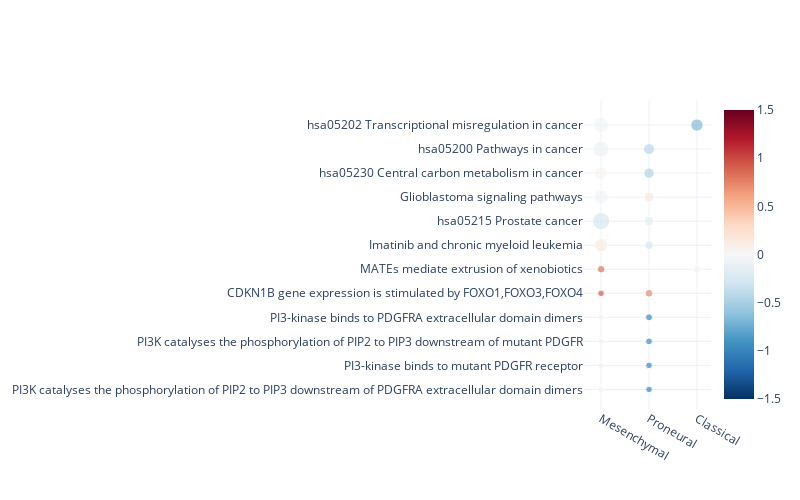

This figure's notebook cell:
### Code cell
M_P_C = RES_G.groupby(['ID'])['SOURCE'].count()[RES_G.groupby(['ID'])['SOURCE'].count() == 3]
two = RES_G.groupby(['ID'])['SOURCE'].count()[RES_G.groupby(['ID'])['SOURCE'].count() == 2]
one = RES_G.groupby(['ID'])['SOURCE'].count()[RES_G.groupby(['ID'])['SOURCE'].count() == 1]
fig = enrich_scatter_two(
    RES[RES.ID.isin(list(list(M_P_C.index)+list(two.index)))],
    [1,2,0],
    height=500,exclude = ['Global']
)
fig.show()
#12

### Figure 1 — Plotly figure (JSON) as saved in the notebook; plotly's stock layout.template omitted (floating-point values rounded to 4 significant figures)
{"data": [{"marker": {"cmax": 1.5, "cmin": -1.5, "color": [0.05003, 0.05003, 0.05003, 0.05003, -0.9496, -0.9496, 0.8952, -0.9496, -0.9496, 0.8113, 0.7208, 0.0389, -0.2558, -0.1554, 0.1384, -0.4447, -0.4149, -0.6452, 0.0308, 0.1034, -0.04841, -0.05046, -0.07432, -0.2466], "colorscale": [[0, "rgb(5,48,97)"], [0.1, "rgb(33,102,172)"], [0.2, "rgb(67,147,195)"], [0.3, "rgb(146,197,222)"], [0.4, "rgb(209,229,240)"], [0.5, "rgb(247,247,247)"], [0.6, "rgb(253,219,199)"], [0.7, "rgb(244,165,130)"], [0.8, "rgb(214,96,77)"], [0.9, "rgb(178,24,43)"], [1, "rgb(103,0,31)"]], "showscale": true, "size": [6.511, 6.511, 6.512, 6.513, 6.597, 6.694, 6.722, 6.818, 6.995, 7.489, 7.652, 8.262, 8.391, 9.719, 10.06, 10.43, 10.98, 12.34, 13.28, 13.37, 14.38, 15.36, 15.86, 17.19]}, "mode": "markers", "text": ["WAG014152", "WAG014154", "WAG014159", "WAG014160", "WAG014152", "WAG014154", "WAG004742", "WAG014159", "WAG014160", "WAG007921", "WAG004742", "WAG007921", "WAG002545", "WAG001946", "WAG002161", "WAG001958", "WAG001933", "WAG001934", "WAG001958", "WAG002545", "WAG002161", "WAG001934", "WAG001933", "WAG001946"], "type": "scatter", "x": ["Mesenchymal", "Mesenchymal", "Mesenchymal", "Mesenchymal", "Proneural", "Proneural", "Mesenchymal", "Proneural", "Proneural", "Mesenchymal", "Proneural", "Classical", "Proneural", "Proneural", "Proneural", "Proneural", "Proneural", "Classical", "Mesenchymal", "Mesenchymal", "Mesenchymal", "Mesenchymal", "Mesenchymal", "Mesenchymal"], "y": ["PI3K catalyses the phosphorylation of PIP2 to PIP3 downstream of PDGFRA extracellular domain dimers", "PI3-kinase binds to mutant PDGFR receptor", "PI3K catalyses the phosphorylation of PIP2 to PIP3 downstream of mutant PDGFR", "PI3-kinase binds to PDGFRA extracellular domain dimers", "PI3K catalyses the phosphorylation of PIP2 to PIP3 downstream of PDGFRA extracellular domain dimers", "PI3-kinase binds to mutant PDGFR receptor", "CDKN1B gene expression is stimulated by FOXO1,FOXO3,FOXO4", "PI3K catalyses the phosphorylation of PIP2 to PIP3 downstream of mutant PDGFR", "PI3-kinase binds to PDGFRA extracellular domain dimers", "MATEs mediate extrusion of xenobiotics", "CDKN1B gene expression is stimulated by FOXO1,FOXO3,FOXO4", "MATEs mediate extrusion of xenobiotics", "Imatinib and chronic myeloid leukemia", "hsa05215 Prostate cancer", "Glioblastoma signaling pathways", "hsa05230 Central carbon metabolism in cancer", "hsa05200 Pathways in cancer", "hsa05202 Transcriptional misregulation in cancer", "hsa05230 Central carbon metabolism in cancer", "Imatinib and chronic myeloid leukemia", "Glioblastoma signaling pathways", "hsa05202 Transcriptional misregulation in cancer", "hsa05200 Pathways in cancer", "hsa05215 Prostate cancer"]}], "layout": {"barmode": "stack", "height": 500, "title": {"text": ""}, "width": 800, "xaxis": {"categoryarray": ["Mesenchymal", "Proneural", "Classical"], "categoryorder": "array", "tickfont": {"size": 12}, "title": {"text": ""}}, "yaxis": {"tickfont": {"size": 12}, "title": {"font": {"size": 16}}}}}
